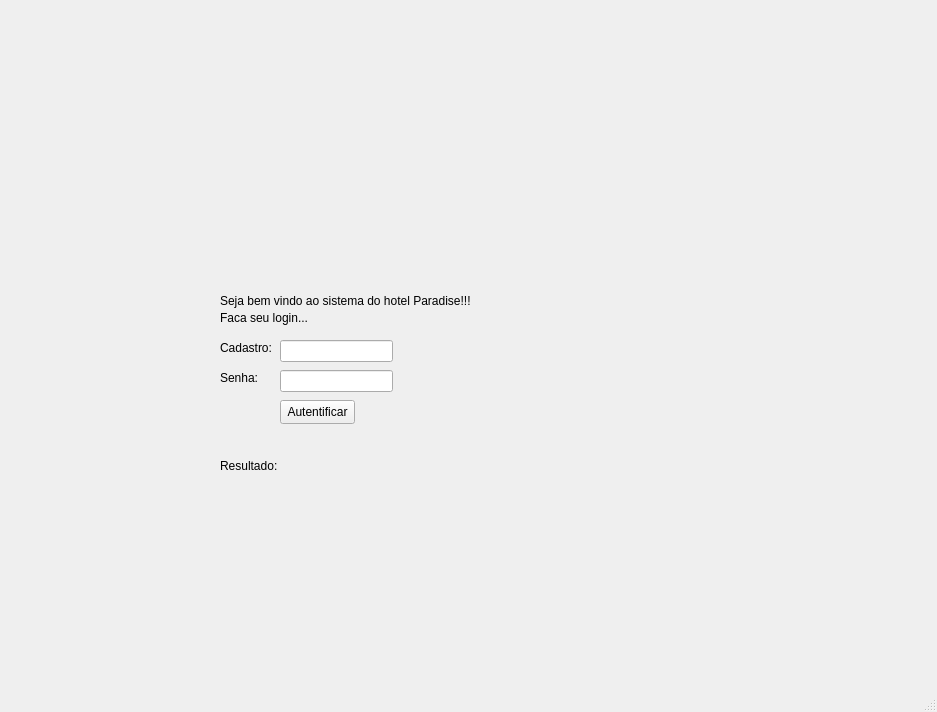
<?xml version="1.0" encoding="UTF-8"?>
<ui version="4.0">
 <class>MainWindow</class>
 <widget class="QMainWindow" name="MainWindow">
  <property name="geometry">
   <rect>
    <x>0</x>
    <y>0</y>
    <width>937</width>
    <height>712</height>
   </rect>
  </property>
  <property name="windowTitle">
   <string>MainWindow</string>
  </property>
  <widget class="QWidget" name="centralwidget">
   <widget class="QLabel" name="label">
    <property name="geometry">
     <rect>
      <x>220</x>
      <y>280</y>
      <width>271</width>
      <height>41</height>
     </rect>
    </property>
    <property name="text">
     <string>Seja bem vindo ao sistema do hotel Paradise!!!</string>
    </property>
   </widget>
   <widget class="QLabel" name="label_2">
    <property name="geometry">
     <rect>
      <x>220</x>
      <y>310</y>
      <width>131</width>
      <height>16</height>
     </rect>
    </property>
    <property name="text">
     <string>Faca seu login...</string>
    </property>
   </widget>
   <widget class="QLabel" name="label_3">
    <property name="geometry">
     <rect>
      <x>220</x>
      <y>340</y>
      <width>61</width>
      <height>16</height>
     </rect>
    </property>
    <property name="text">
     <string>Cadastro:</string>
    </property>
   </widget>
   <widget class="QLabel" name="label_4">
    <property name="geometry">
     <rect>
      <x>220</x>
      <y>370</y>
      <width>49</width>
      <height>16</height>
     </rect>
    </property>
    <property name="text">
     <string>Senha:</string>
    </property>
   </widget>
   <widget class="QLineEdit" name="lineEditCadastro">
    <property name="geometry">
     <rect>
      <x>280</x>
      <y>340</y>
      <width>113</width>
      <height>22</height>
     </rect>
    </property>
   </widget>
   <widget class="QLineEdit" name="lineEditSenha">
    <property name="geometry">
     <rect>
      <x>280</x>
      <y>370</y>
      <width>113</width>
      <height>22</height>
     </rect>
    </property>
   </widget>
   <widget class="QPushButton" name="pushButtonLogin">
    <property name="geometry">
     <rect>
      <x>280</x>
      <y>400</y>
      <width>75</width>
      <height>24</height>
     </rect>
    </property>
    <property name="text">
     <string>Autentificar</string>
    </property>
   </widget>
   <widget class="QLabel" name="labelResultado">
    <property name="geometry">
     <rect>
      <x>220</x>
      <y>440</y>
      <width>441</width>
      <height>51</height>
     </rect>
    </property>
    <property name="text">
     <string>Resultado:</string>
    </property>
   </widget>
  </widget>
  <widget class="QMenuBar" name="menubar">
   <property name="geometry">
    <rect>
     <x>0</x>
     <y>0</y>
     <width>937</width>
     <height>22</height>
    </rect>
   </property>
  </widget>
  <widget class="QStatusBar" name="statusbar"/>
 </widget>
 <resources/>
 <connections/>
</ui>
